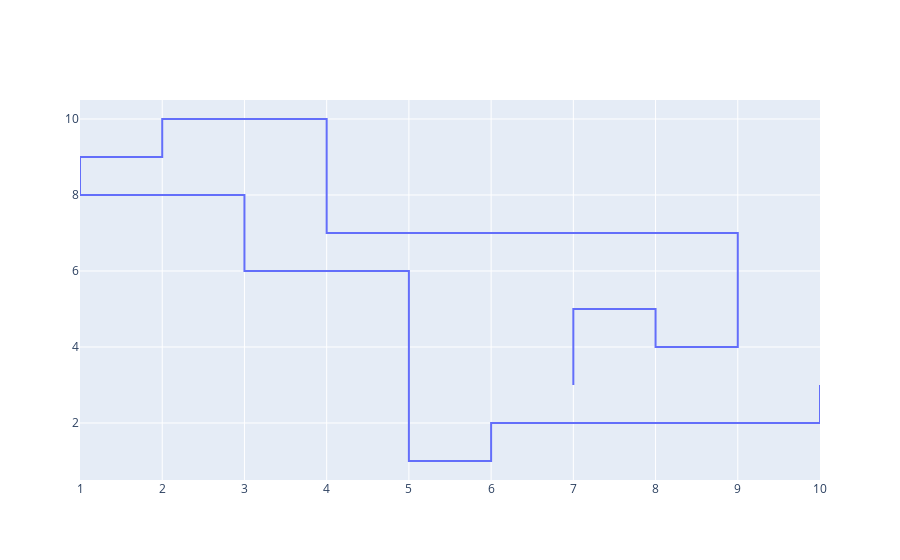

Write notebook code for a chart like this one.
### Code cell
#df = px.data.gapminder()
v = list(map(lambda P: (P.x,P.y),V))
fig = go.Figure(
        data = [go.Scatter(x=np.array(v)[:,0],y=np.array(v)[:,1])]
                )
#fig.update_traces(marker_size=10)
fig.show()

### Figure 1 — Plotly figure (JSON) as saved in the notebook; plotly's stock layout.template omitted (floating-point values rounded to 4 significant figures)
{"data": [{"type": "scatter", "x": [7, 7, 8, 8, 9, 9, 4, 4, 2, 2, 1, 1, 3, 3, 5, 5, 6, 6, 10, 10], "y": [3, 5, 5, 4, 4, 7, 7, 10, 10, 9, 9, 8, 8, 6, 6, 1, 1, 2, 2, 3]}], "layout": {}}
